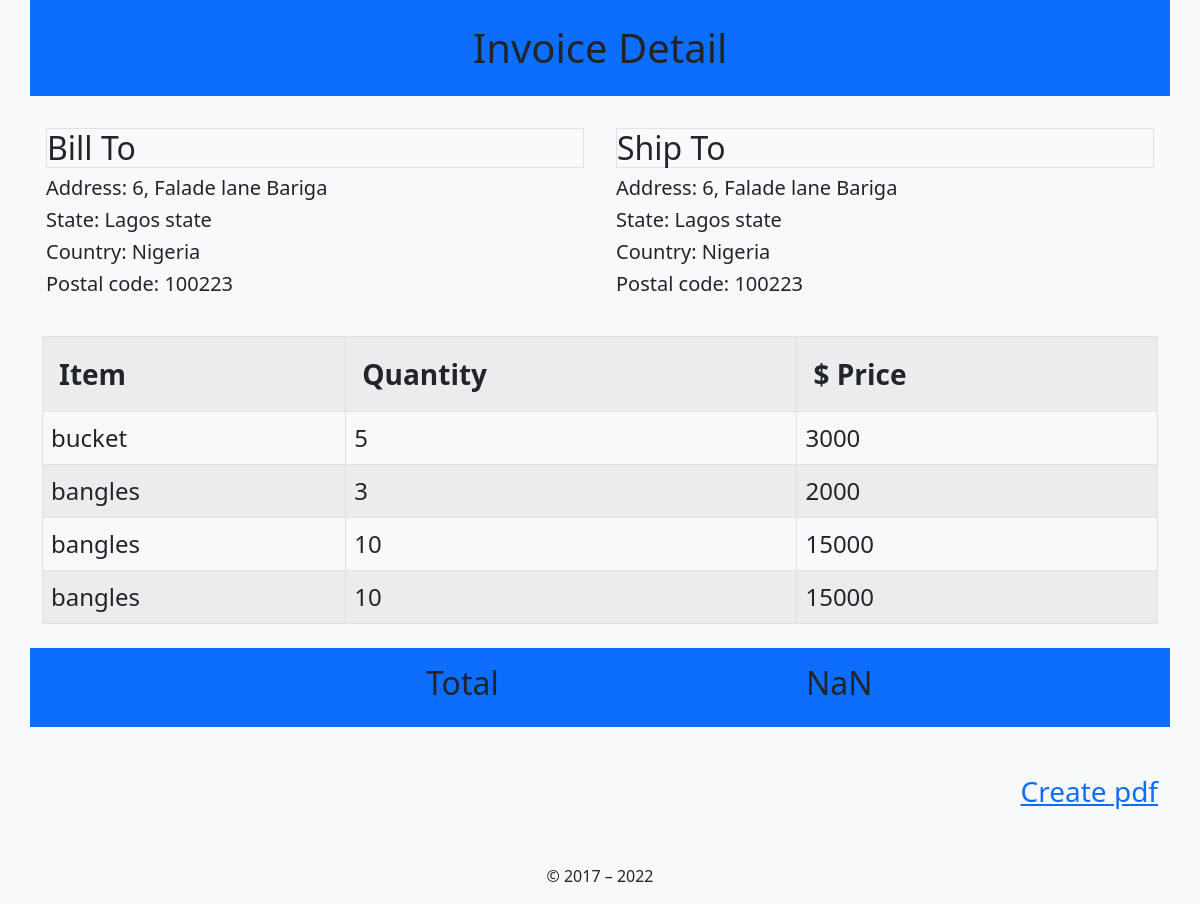
The page /show on the database its author committed.
### home/models.py (models this page shows, shortened)
class Address(models.Model):
    address = models.CharField(max_length=60, null=True, blank=True,)
    state = models.CharField(max_length=60, null=True, blank=True,)
    country = models.CharField(max_length=60, null=True, blank=True,)
    postalcode = models.CharField(max_length=20, null=True, blank=True,)
    class Meta:
        db_table = "address"

class Select(models.Model):
    id = models.BigAutoField(auto_created=True, primary_key=True, serialize=False, verbose_name='ID')
    item = models.CharField(max_length=60, null=True, blank=True,)
    quantity = models.CharField(max_length=12, null=True, blank=True,)
    price = models.CharField(max_length=20, null=True, blank=True)
    class Meta:
        db_table = "select"

### home/views.py (the view)
# urls.py: path('show', views.mmdv, name='mmdv'),
def mmdv(request):
    selectmodeldisplay = Select.objects.all()
    addressmodeldisplay = Address.objects.all()
    return render(request, "home/select_list.html", {"select": selectmodeldisplay, "address":addressmodeldisplay})

### home/templates/home/select_list.html (shortened to what this page needs)
{% block content %}
{% load static %}
<!DOCTYPE html>
<html lang="en">
    <head>
        {% load bootstrap5 %}
        {% load static %}
        <link href="{% static 'style.css' %}" rel="stylesheet">
        <link rel="stylesheet" href="{% static 'css/bootstrap.min.css' %}">
        {% block title %}
        <div class="container m-auto navbar navbar-dark bg-primary d-flex justify-content-center m-4">
            <h1 class="m-3">Invoice Detail</h1>
        </div>
        {% endblock title %}
    </head>
    <body class="bg-light">
        <div class="container mb-3 pt-3">
            <div class="row">
                {% for result in address %}
                <div class="col-md-6 p-3">
                    <h2 class="border border-4-light bg-blue">Bill To</h2>
                    <h5>Address: {{ result.address }}<h5>
                    <h5>State:  {{ result.state }}</h5>
                    <h5>Country:  {{ result.country }}<h5>
                    <h5>Postal code: {{ result.postalcode }}<h5>
                </div>
                <div class="col-md-6 p-3">
                    <h2 class="border border-4-light bg-blue">Ship To</h2>
                    <h5>Address: {{ result.address }} <h5>
                    <h5>State:  {{ result.state }} </h5>
                    <h5>Country:  {{ result.country }} <h5>
                    <h5>Postal code: {{ result.postalcode }} <h5>
                </div>
                {% endfor %}
            </div>
        </div>
        <div class="container">
            <table class="table table-striped table-bordered">
                <tr class="p-3">
                    <th class="p-3 fs-3">Item</th>
                    <th class="p-3 fs-3">Quantity</th>
                    <th class="p-3 fs-3">$ Price</th>
                </tr>
                {% for result in select %}
                    <tr>
                        <td class="fs-4">{{ result.item }} </td>
                        <td class="fs-4">{{ result.quantity }}</td>
                        <td class="fs-4">{{ result.price }}</td>
                    </tr>
                {% endfor %}
            </table>
        </div>
        <div class="container mt-4 bg-primary" style="">
            <div class="row align-items-start">
                <div class="col-md-4 p-3">
                    <h2>Total</h2>
                </div>
                <div class="col-md-4 p-3">
                    <h2 id="listTotal"></h2>
                </div>
            </div>
        </div>
        <div class="">
            <h4 class="container fs-3 d-flex justify-content-end mt-5">
                <a href="{% url 'create-pdf' %}">Create pdf</a>
            </h4>
        </div>
        <div class="d-flex justify-content-center m-auto">
            <p class="mt-5 mb-3">&copy; 2017 – 2022</p>
        </div>
    </body>
</html>
{% endblock content %}

### rows shown on the page
Address: address "6, Falade lane Bariga", state "Lagos state", country "Nigeria", postalcode "100223"
Select: item "bucket", quantity "5", price "3000"
Select: item "bangles", quantity "3", price "2000"
Select: item "bangles", quantity "10", price "15000"
Select: item "bangles", quantity "10", price "15000"
